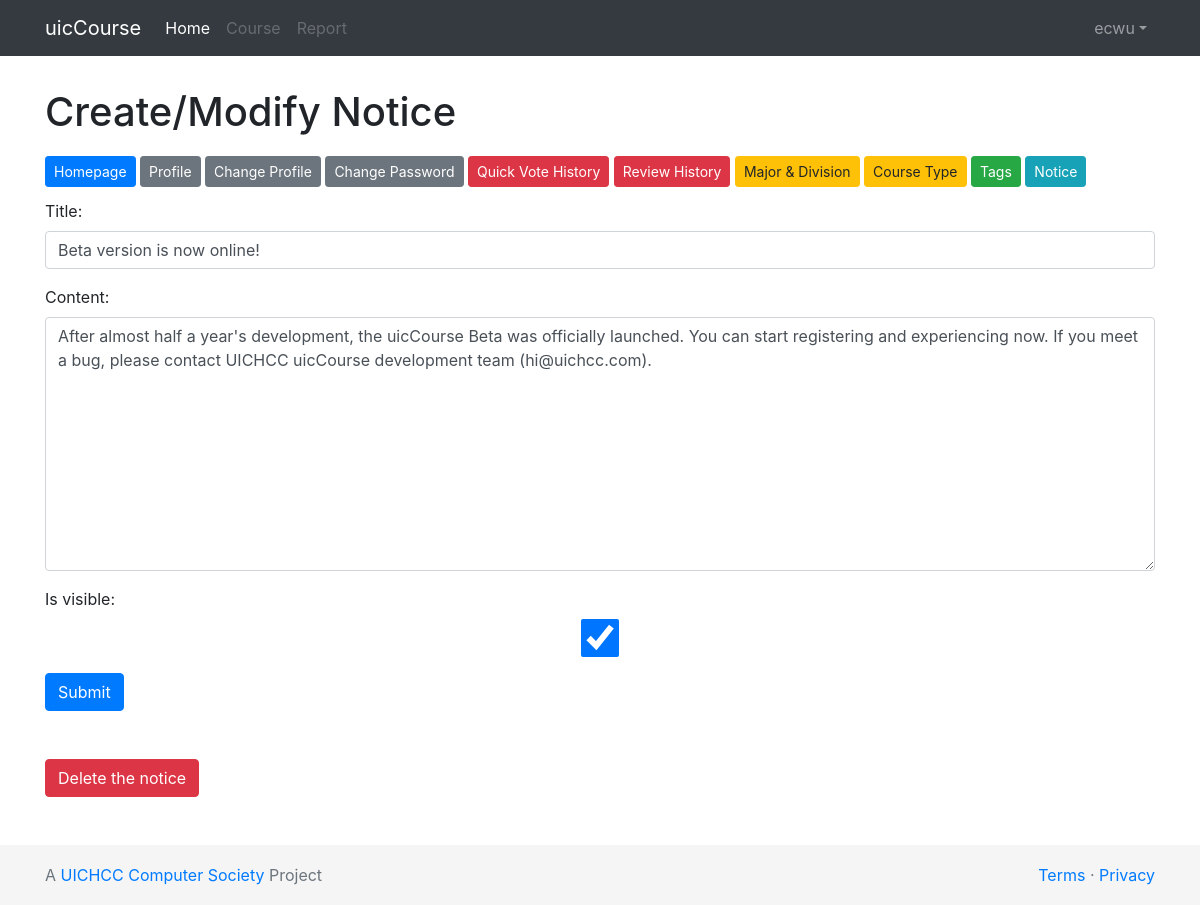
/dashboard/notices/modify/1 (signed in), run on the app's committed database.
### dashboard/models.py (models this page shows, shortened)
class Notice(models.Model):
    title = models.CharField(max_length=128)
    content = models.TextField(default='')
    publish_date = models.DateTimeField(auto_now_add=True)
    update_time = models.DateTimeField(auto_now=True)
    is_visible = models.BooleanField(default=True)
    class Meta:
        ordering = ['-update_time']

### dashboard/views.py (the view)
# urls.py: path('dashboard/notices/modify/<int:notice_id>', views.notice_modify, name='notice_modify'),
@staff_member_required
def notice_modify(request, notice_id):
    if request.method == 'POST':
        changing_notice = Notice.objects.get(pk=notice_id)
        form = CreateNoticeForm(data=request.POST, instance=changing_notice)
        if form.is_valid():
            form.save()
            messages.success(request, 'The notice has been successfully modified!')
            return redirect('/dashboard/notices/')
        else:
            messages.error(request, 'Please correct the error below.')
    else:
        notice = Notice.objects.get(pk=notice_id)
        form = CreateNoticeForm(instance=notice)
        return render(request, 'dashboard/notice_create.html', {'form': form, 'is_modify': True, 'notice_id': notice.id})

### dashboard/forms.py
class CreateNoticeForm(forms.ModelForm):
    class Meta:
        model = Notice
        fields = ('title', 'content', 'is_visible')

### dashboard/templates/dashboard/notice_create.html (shortened to what this page needs)
{% load widget_tweaks %}
<!doctype html>
<html lang="en">
<head>
    <link href="https://cdn.bootcss.com/bootstrap/4.1.1/css/bootstrap.min.css" rel="stylesheet">
    {% load static %}
</head>
<body>
{% include "index/header.html" %}
{% include "index/messager.html" %}
<main role="main" class="container mb-5">
    <div class="d-flex justify-content-between align-items-center">
        <h1 class="mt-md-3">Create/Modify Notice</h1>
    </div>
    {% include "dashboard/functions.html" %}
    <form method="post">
        {% for field in form %}
            <div class="form-group">
            {{ field.label_tag }}
            {% render_field field class+="form-control" %}
            </div>
        {% endfor %}
        <button type="submit" class="btn btn-primary mb-5">Submit</button>
    </form>
    {% if is_modify %}
        <button onclick="AlertIt()" class="btn btn-danger mb-5">Delete the notice</button>
    {% endif %}
</main>
{% include "index/footer.html" %}
</body>
</html>

### dashboard/templates/index/header.html (shortened to what this page needs)
<header>
    <nav class="navbar navbar-expand-lg navbar-dark bg-dark">
        <div class="container">
            <a class="navbar-brand" href="{% url 'welcome_page' %}">uicCourse</a>
            <div class="collapse navbar-collapse" id="topNavigationBar">
                <ul class="navbar-nav mr-auto">
                    <li class="nav-item active">
                        <a class="nav-link" href="{% url 'welcome_page' %}">Home <span class="sr-only">(current)</span></a>
                    </li>
                    <li class="nav-item">
                        <a class="nav-link disabled" href="{% url 'course_list_page' %}">Course</a>
                    </li>
                    <li class="nav-item">
                        <a class="nav-link disabled" href="#">Report</a>
                    </li>
                </ul>
                <ul class="navbar-nav">
                    {% if user.is_anonymous %}
                    <li class="nav-item"><a class="nav-link" href="{% url 'login_page' %}">Login</a></li>
                    <li class="nav-item dropdown">
                        <a class="nav-link dropdown-toggle" href="#" id="topNavigationBarDropDown"
                           data-toggle="dropdown" aria-haspopup="true" aria-expanded="false">Sign up</a>
                        <div class="dropdown-menu dropdown-menu-right" aria-labelledby="topNavigationBarDropDown">
                            <a class="dropdown-item" href="{% url 'terms_page' %}">Terms of Service</a>
                            <a class="dropdown-item" href="{% url 'privacy_page' %}">Privacy Statement</a>
                            <a class="dropdown-item" href="{% url 'signup_page' %}">Sign Up</a>
                        </div>
                    </li>
                    {% else %}
                    <li class="nav-item dropdown">
                        <a class="nav-link dropdown-toggle" href="#" id="topNavigationBarDropDown"
                           data-toggle="dropdown" aria-haspopup="true" aria-expanded="false">{{ user.username }}</a>
                    </li>
                    {% endif %}
                </ul>
            </div>
        </div>
    </nav>
</header>

### dashboard/templates/dashboard/notice_create.html (style rules this page uses)
html { position: relative; min-height: 100%; }
body { margin-bottom: 60px; }

### data on the page
Notice: title "Beta version is now online!" "After almost half a year's development, the uicCourse Beta was officially launched. You can start registering and experiencing now. If you meet a bug, please contact UICHCC uicCourse development team (hi@uichcc.com)." "☑"

### other printed values
{{ user.username }} "ecwu"
{{ field.label_tag }} "Title:" "Content:" "Is visible:"
